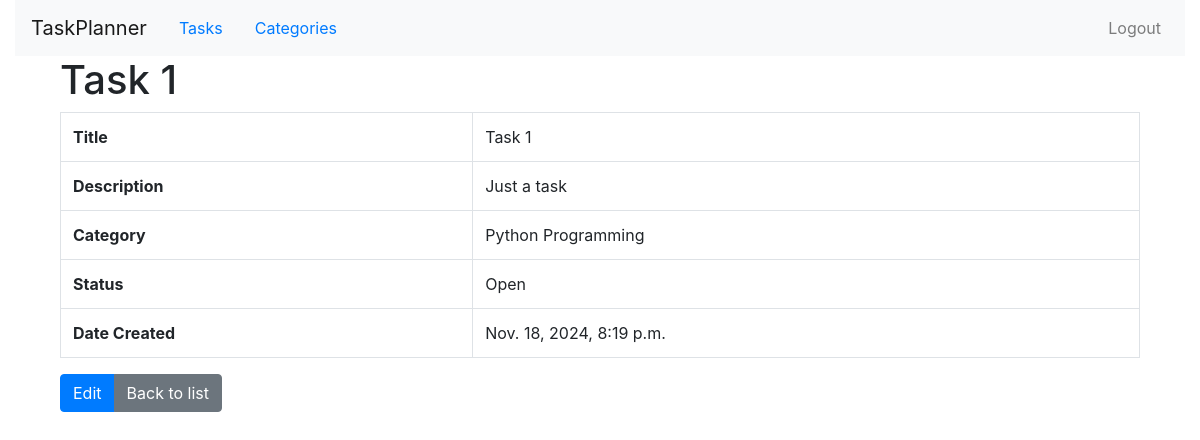
The app's page /task/20/ (signed in), older data.
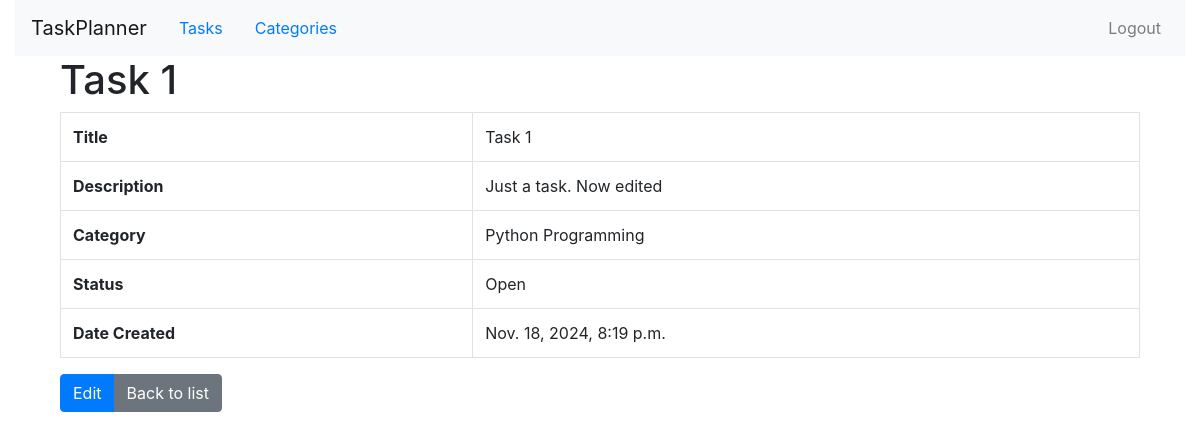
The same page, newer data.
### planner_app/models.py (models this page shows, shortened)
class TaskItem(models.Model):
    STATUS_CHOICES = [
        ("completed", "Completed"),
        ("open", "Open"),
        ("cancelled", "Cancelled"),
        ("optional", "Optional"),
    ]
    user = models.ForeignKey(User, on_delete=models.CASCADE)
    title = models.CharField(max_length=200)
    description = models.TextField(blank=True, null=True)
    category = models.ForeignKey(
        TaskCategory, related_name="tasks", on_delete=models.CASCADE
    )
    alternative_category = models.ForeignKey(
        TaskCategory,
        related_name="alternative_tasks",
        blank=True,
        null=True,
        on_delete=models.SET_NULL,
    )
    status = models.CharField(max_length=10, choices=STATUS_CHOICES, default="open")
    date_created = models.DateTimeField(auto_now_add=True)
    date_closed = models.DateTimeField(blank=True, null=True)
    objects = TaskItemManager()

class TaskCategory(models.Model):
    user = models.ForeignKey(User, on_delete=models.CASCADE)
    name = models.CharField(max_length=200)
    description = models.TextField(blank=True, null=True)
    def __str__(self):
        return str(self.name)

### planner_app/views.py (the view)
# urls.py: path("task/<int:pk>/", views.task_detail, name="task_detail"),
@login_required
def task_detail(request, pk):
    task = get_object_or_404(TaskItem, pk=pk)
    return render(request, "planner_app/task_detail.html", {"task": task})

### planner_app/templates/planner_app/task_detail.html (shortened to what this page needs)
{% extends "base.html" %} {% block content %}
<html>
  <head>
    <link
      href="https://stackpath.bootstrapcdn.com/bootstrap/4.3.1/css/bootstrap.min.css"
      rel="stylesheet"
    />
  </head>
  <body>
    <div class="container">
      <h1>{{ task.title }}</h1>
      <table class="table table-bordered">
        <tr>
          <th>Title</th>
          <td>{{ task.title }}</td>
        </tr>
        <tr>
          <th>Description</th>
          <td>{{ task.description }}</td>
        </tr>
        <tr>
          <th>Category</th>
          <td>{{ task.category }}</td>
        </tr>
        <tr>
          <th>Status</th>
          <td>{{ task.get_status_display }}</td>
        </tr>
        <tr>
          <th>Date Created</th>
          <td>{{ task.date_created }}</td>
        </tr>
      </table>
      <div class="btn-group" role="group" aria-label="Task Actions">
        <a href="{% url 'task_edit' task.pk %}" class="btn btn-primary">Edit</a>
        <a href="{% url 'task' %}" class="btn btn-secondary">Back to list</a>
      </div>
    </div>
  </body>
</html>
{% endblock %}

Row changes from the older to the newer data that the page shows:
changed TaskItem "Task 1": description "Just a task" → "Just a task. Now edited"
